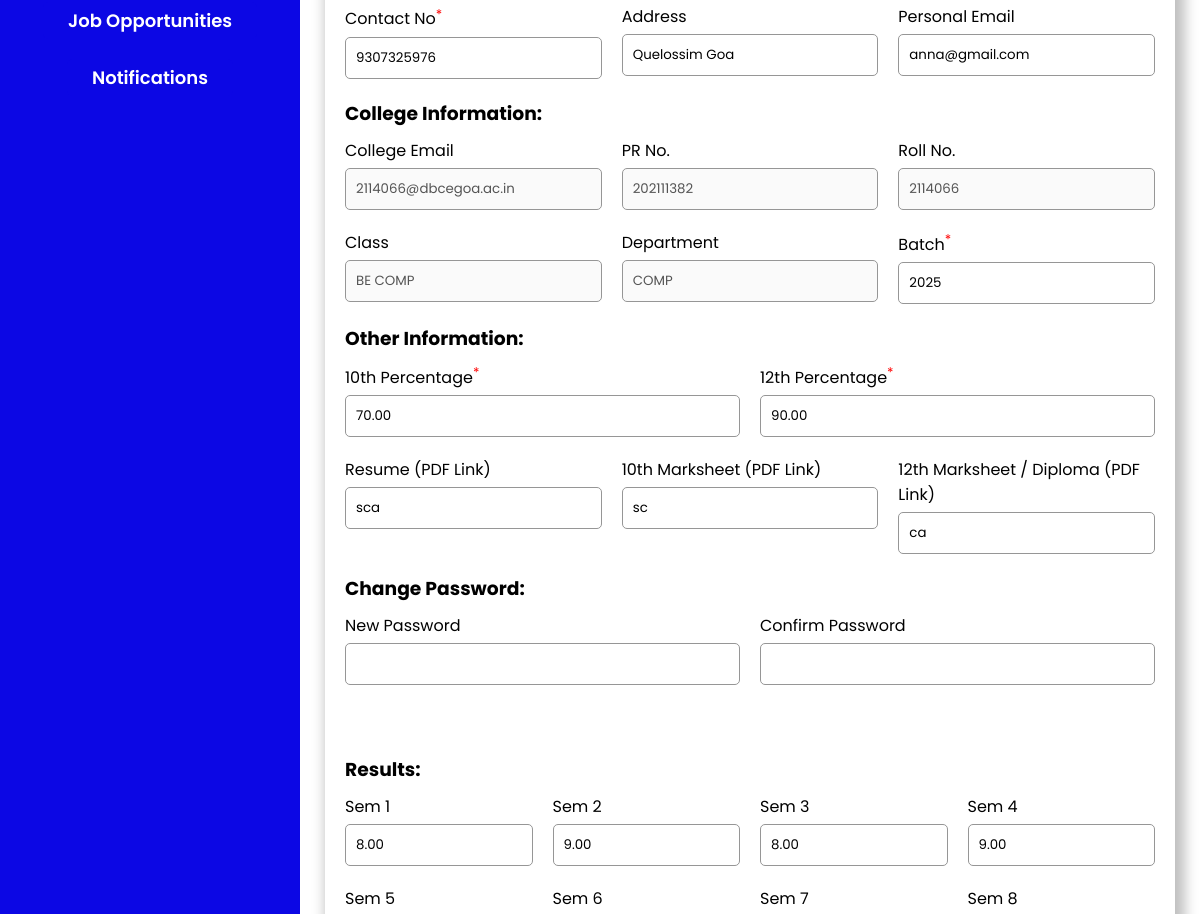
/Students/my-profile.php (signed in, middle part), run on an earlier commit of the app's database.
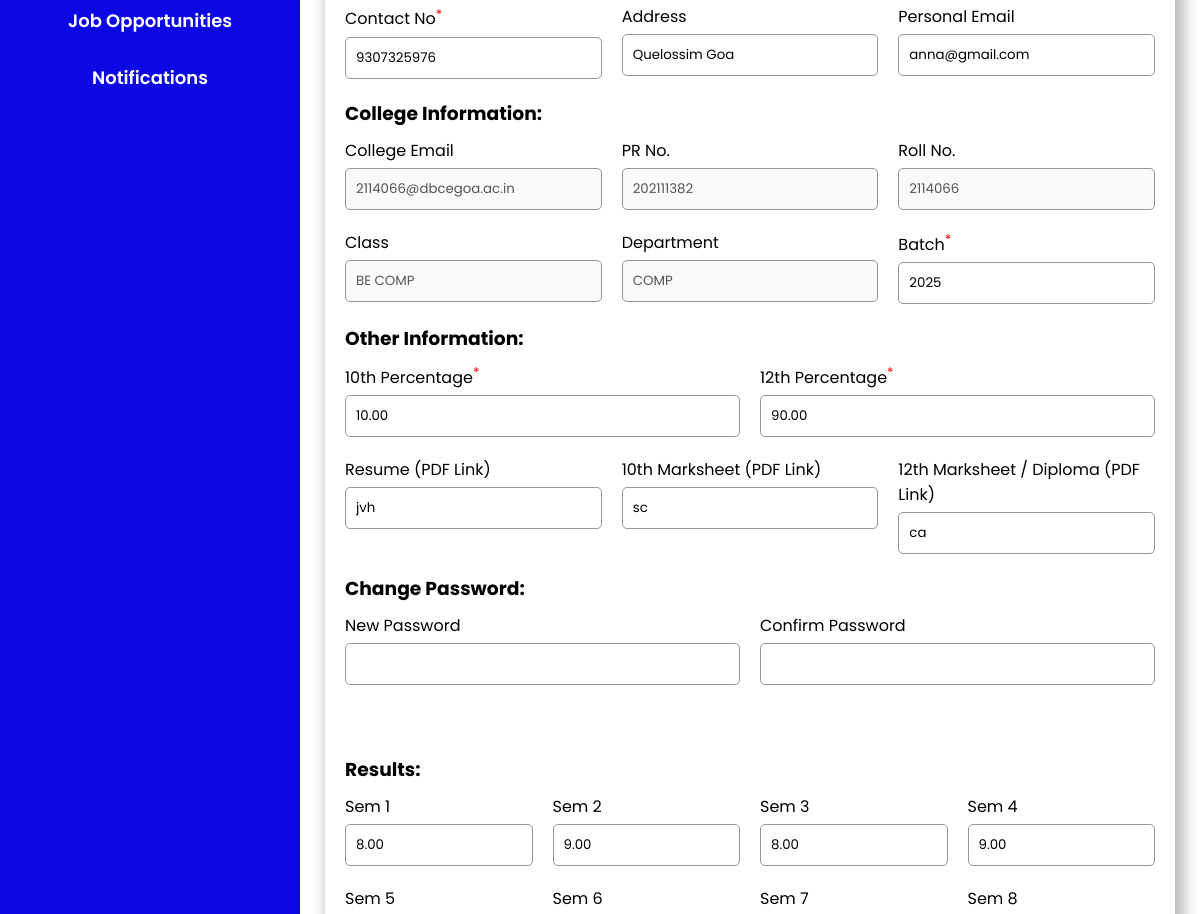
And on a later commit of the database.
### tables this page shows
CREATE TABLE `student` (
  `S_College_Email` varchar(255) NOT NULL,
  `S_Fname` varchar(255) NOT NULL,
  `S_Mname` varchar(255) NOT NULL,
  `S_Lname` varchar(255) NOT NULL,
  `S_Personal_Email` varchar(255) NOT NULL,
  `S_Address` text NOT NULL,
  `S_Phone_no` varchar(20) NOT NULL,
  `S_Roll_no` varchar(50) NOT NULL,
  `S_PR_No` varchar(50) NOT NULL,
  `S_10th_Perc` decimal(5,2) NOT NULL,
  `S_12th_Perc` decimal(5,2) NOT NULL,
  `S_Password` varchar(255) NOT NULL,
  `S_Resume` varchar(255) NOT NULL,
  `S_Profile_pic` varchar(255) NOT NULL,
  `S_10th_marksheet` varchar(255) NOT NULL,
  `S_12th_marksheet` varchar(255) NOT NULL,
  `S_Class_id` int(11) DEFAULT NULL,
  `S_Year_of_Admission` year(4) NOT NULL,
  `Gender` varchar(1) NOT NULL,
  `PLACED` int(10) NOT NULL DEFAULT 0,
  `registration_complete` tinyint(4) NOT NULL DEFAULT 0
);

CREATE TABLE `class` (
  `Class_id` int(11) NOT NULL,
  `Class_name` varchar(255) NOT NULL,
  `Dept_id` int(11) DEFAULT NULL
);

CREATE TABLE `department` (
  `Dept_id` int(11) NOT NULL,
  `Dept_name` varchar(255) NOT NULL
);

CREATE TABLE `result` (
  `S_College_Email` varchar(255) NOT NULL,
  `Sem1_SGPA` decimal(4,2) NOT NULL DEFAULT 0.00,
  `Sem2_SGPA` decimal(4,2) NOT NULL DEFAULT 0.00,
  `Sem3_SGPA` decimal(4,2) NOT NULL DEFAULT 0.00,
  `Sem4_SGPA` decimal(4,2) NOT NULL DEFAULT 0.00,
  `Sem5_SGPA` decimal(4,2) NOT NULL DEFAULT 0.00,
  `Sem6_SGPA` decimal(4,2) NOT NULL DEFAULT 0.00,
  `Sem7_SGPA` decimal(4,2) NOT NULL DEFAULT 0.00,
  `Sem8_SGPA` decimal(4,2) NOT NULL DEFAULT 0.00,
  `CGPA` decimal(4,2) NOT NULL DEFAULT 0.00,
  `has_backlogs` tinyint(1) DEFAULT 0
);

### Students/my-profile.php (the view, shortened to what the changed rows need)
<?php
global $conn;
if (isset($_SESSION["user_type"]) && isset($_SESSION["user_email"])) {
    $fetchStudentQuery = "SELECT S.S_10th_marksheet as marksheet_10, S.S_12th_marksheet as marksheet_12, S.S_10th_Perc as percentage_10, S.S_12th_Perc as percentage_12, S.S_Address as address, S.S_College_Email as cemail, S.S_Fname as fname, S.S_Lname as lname, S.S_Mname as mname, S.S_Personal_Email as pemail, S.S_Phone_no as phoneno, S.S_PR_No as prno, S.S_Resume as resume, S.S_Roll_no as rollno, S.S_Year_of_Admission as yoa, C.Class_name as class, D.Dept_name as department, S.S_Profile_pic as image, R.Sem1_SGPA as sem1, R.Sem2_SGPA as sem2, R.Sem3_SGPA as sem3,R.Sem4_SGPA as sem4,R.Sem5_SGPA as sem5,R.Sem6_SGPA as sem6,R.Sem7_SGPA as sem7,R.Sem8_SGPA as sem8,R.CGPA as cgpa,R.has_backlogs as backs FROM student S INNER JOIN class as C ON C.Class_id = S.S_Class_id INNER JOIN department as D ON D.Dept_id = C.Dept_id INNER JOIN result as R ON R.S_College_Email = S.S_College_Email WHERE S.S_College_Email = ?;";
    $fetchStudent = $conn->prepare($fetchStudentQuery);
    $fetchStudent->bind_param("s", $_SESSION["user_email"]);
    $fetchStudent->execute();
    $result = $fetchStudent->get_result();
    if ($result->num_rows > 0) {
        $StudentInfo = $result->fetch_assoc();
        $StudentFName = htmlspecialchars($StudentInfo['fname']);
        $StudentMName = htmlspecialchars($StudentInfo['mname']);
        $StudentLName = htmlspecialchars($StudentInfo['lname']);
        $StudentAddress = htmlspecialchars($StudentInfo['address']);
        $StudentMarksheet_12 = $StudentInfo['marksheet_12'];
        $StudentMarksheet_10 = $StudentInfo['marksheet_10'];
        $StudentPercentage_10 = htmlspecialchars($StudentInfo['percentage_10']);
        $StudentPercentage_12 = htmlspecialchars($StudentInfo['percentage_12']);
        $StudentPEmail = htmlspecialchars($StudentInfo['pemail']);
        $StudentCEmail = htmlspecialchars($StudentInfo['cemail']);
        $StudentClass = htmlspecialchars($StudentInfo['class']);
        $StudentDepartment = htmlspecialchars($StudentInfo['department']);
        $StudentYOA = htmlspecialchars($StudentInfo['yoa']);
        $Batch = $StudentYOA+4;
        $StudentRollNo = htmlspecialchars($StudentInfo['rollno']);
        $StudentPhoneNo = htmlspecialchars($StudentInfo['phoneno']);
        $StudentPRN = htmlspecialchars($StudentInfo['prno']);
        $StudentResume = $StudentInfo['resume'];
        $StudentSem1 = htmlspecialchars($StudentInfo['sem1']);
        $StudentSem2 = htmlspecialchars($StudentInfo['sem2']);
        $StudentSem3 = htmlspecialchars($StudentInfo['sem3']);
        $StudentSem4 = htmlspecialchars($StudentInfo['sem4']);
        $StudentSem5 = htmlspecialchars($StudentInfo['sem5']);
        $StudentSem6 = htmlspecialchars($StudentInfo['sem6']);
        $StudentSem7 = htmlspecialchars($StudentInfo['sem7']);
        $StudentSem8 = htmlspecialchars($StudentInfo['sem8']);
        $StudentCGPA = htmlspecialchars($StudentInfo['cgpa']);
        $StudentBacks = htmlspecialchars($StudentInfo['backs']);
    } else {
    }
} else {
    echo "Session variables not set.";
    exit();
}
?>
<!DOCTYPE html>
<html lang="en">
<head>
    <?php include './head.php' ?>
    <link rel="stylesheet" href="./css/my-profile.css">
</head>
<body>
    <div id="wrapper">
        <div class="container">
            <div class="main-container">
                <div class="sections">
                    <form action="./my-profile.php" method="post" onclick="return validateForm()">
                        <?php
                        echo '<div class="form-adjust">
                            <div>
                                <label for="fname">First Name<span style="color: red;"><sup>*</sup><span/> <span style="color: red;" id="fname_error"></label><br>
                                <input type="text" name="fname" value="' . $StudentFName . '">
                            </div>
                            <div>
                                <label for="mname">Middle Name <span style="color: red;" id="mname_error"></label><br>
                                <input type="text" name="mname" value="' . $StudentMName . '">
                            </div>
                            <div>
                                <label for="lname">Last Name <span style="color: red;" id="lname_error"></label><br>
                                <input type="text" name="lname" value="' . $StudentLName . '">
                            </div>
                        </div>
                        <div class="form-adjust">
                            <div>
                                <label for="phno">Contact No<span style="color: red;"><sup>*</sup><span/> <span style="color: red;" id="phno_error"></label><br>
                                <input type="text" name="phno" value="' . $StudentPhoneNo . '"required>
                            </div>
                            <div>
                                <label for="addr">Address</label><br>
                                <input type="text" name="addr" value="' . $StudentAddress . '">
                            </div>
                            <div>
                                <label for="pemail">Personal Email</label><br>
                                <input type="email" name="pemail" value="' . $StudentPEmail . '">
                            </div>
                        </div>';
                        ?>
                        <?php
                        echo '<div class="form-adjust">
                            <div>
                                <label for="cemail">College Email</label><br>
                                <input type="text" disabled name="cemail" value="' . $StudentCEmail . '">
                            </div>
                            <div>
                                <label for="prn">PR No. <span style="color: red;" id="prn_error"></label><br>
                                <input type="text" disabled name="prn" value="' . $StudentPRN . '">
                            </div>
                            <div>
                                <label for="rollno">Roll No. <span style="color: red;" id="rollno_error"></label><br>
                                <input type="text" disabled name="rollno" value="' . $StudentRollNo . '">
                            </div>
                        </div>
                        <div class="form-adjust">
                            <div>
                                <label for="class">Class</label><br>
                                <input type="text" name="class" disabled value="' . $StudentClass . '">
                            </div>
                            <div>
                                <label for="department">Department</label><br>
                                <input type="text" name="department" disabled value="' . $StudentDepartment . '">
                            </div>
                            <div>
                                <label for="batch">Batch<span style="color: red;"><sup>*</sup><span/></label><br>
                                <input type="number" name="yoa" min="2020" max="2040" step="1" value="' . $Batch . '" required/>
                            </div>
                        </div>
                        <div class="form-adjust">
                            <div>
                                <label for="per10">10th Percentage<span style="color: red;"><sup>*</sup><span/> <span style="color: red;" id="per10_error"></label><br>
                                <input type="number" name="per10" step="0.01" min="0" max="100" value="' .$StudentPercentage_10. '"required>
                            </div>
                            <div>
                                <label for="per12">12th Percentage<span style="color: red;"><sup>*</sup><span/> <span style="color: red;" id="per12_error"></label><br>
                                <input type="number" name="per12" step="0.01" min="0" max="100" value="' . $StudentPercentage_12 . '"required>
                            </div>
                        </div>';
                        if (!empty($StudentResume)) {
                            $startPos = strpos($StudentResume, '"') + 1;
                            $endPos = strpos($StudentResume, '"', $startPos);
                            $resume = substr($StudentResume, $startPos, $endPos - $startPos);
                        } else {
                            $resume = "";
                        }
                        if (!empty($StudentMarksheet_10)) {
                            $startPos = strpos($StudentMarksheet_10, '"') + 1;
                            $endPos = strpos($StudentMarksheet_10, '"', $startPos);
                            $marks10 = substr($StudentMarksheet_10, $startPos, $endPos - $startPos);
                        } else {
                            $marks10 = "";
                        }
                        if (!empty($StudentMarksheet_12)) {
                            $startPos = strpos($StudentMarksheet_12, '"') + 1;
                            $endPos = strpos($StudentMarksheet_12, '"', $startPos);
                            $marks12 = substr($StudentMarksheet_12, $startPos, $endPos - $startPos);
                        } else {
                            $marks12 = "";
                        }
                        echo '<div class="form-adjust">
                            <div>
                                <label for="resume">Resume (PDF Link) <span style="color: red;" id="url_error"></label><br>
                                <input type="text" name="resume" value="' . htmlspecialchars($resume) . '">
                            </div>
                            <div>
                                <label for="marksheet_10">10th Marksheet (PDF Link) <span style="color: red;" id="marksheet_10_error"></label><br>
                                <input type="text" name="marksheet_10" value="' . htmlspecialchars($marks10) . '">
                            </div>
                            <div>
                                <label for="marksheet_12">12th Marksheet / Diploma (PDF Link) <span style="color: red;" id="marksheet_12_error"></label><br>
                                <input type="text" name="marksheet_12" value="' . htmlspecialchars($marks12) . '">
                            </div>
                        </div>';
                        ?>
                        <?php
                        echo '<div class="form-adjust" style="margin-bottom:50px">
                        </div>
                        <div class="form-adjust">
                            <div>
                                <label for="sem1">Sem 1</label><br>
                                <input type="number" name="sem1" step="0.01" min="0" max="10" value="' . $StudentSem1 . '">
                            </div>
                            <div>
                                <label for="sem2">Sem 2</label><br>
                                <input type="number" name="sem2" step="0.01" min="0" max="10" value="' . $StudentSem2 . '">
                            </div>
                            <div>
                                <label for="sem3">Sem 3</label><br>
                                <input type="number" name="sem3" step="0.01" min="0" max="10" value="' . $StudentSem3 . '">
                            </div>
                            <div>
                                <label for="sem4">Sem 4</label><br>
                                <input type="number" name="sem4" step="0.01" min="0" max="10" value="' . $StudentSem4 . '">
                            </div>
                        </div>
                                <input type="number" name="sem5" step="0.01" min="0" max="10" value="' . $StudentSem5 . '">
                                <input type="number" name="sem6" step="0.01" min="0" max="10" value="' . $StudentSem6 . '">
                                <input type="number" name="sem7" step="0.01" min="0" max="10" value="' . $StudentSem7 . '">
                                <input type="number" name="sem8" step="0.01" min="0" max="10" value="' . $StudentSem8 . '">
                        <div class="form-adjust cgpa">
                                <input type="number" name="cgpa" step="0.01" min="0" max="10" value="' . $StudentCGPA . '" step="0.01" min="0" max="10" required>
                            <div>
                                <select name="backs" id="">';
                        if ($StudentBacks == "0") {
                            echo '<option value="0" selected>No</option>
                         <option value="1">Yes</option>
                                </select>
                        </div>
                        </div>';
                        } else {
                            echo '<option value="0">No</option>
                         <option value="1" selected>Yes</option>
                                </select>
                        </div>
                        </div>';
                        }
                        ?>
                    </form>
                </div>
            </div>
        </div>
    </div>
</body>
</html>

What changed in the data, as far as the page shows it:
changed student "Quelossim Goa": per10 "70.00" → "10.00"; resume "sca" → "jvh"
